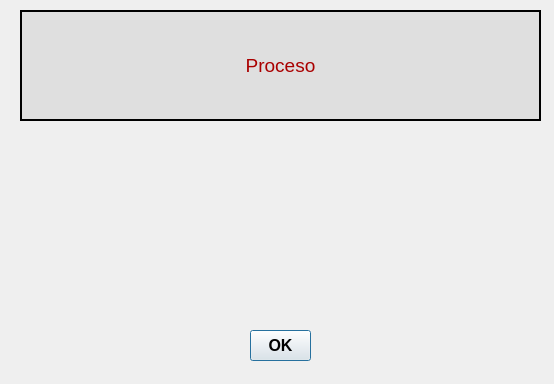
<?xml version="1.0" encoding="UTF-8"?>
<ui version="4.0">
 <class>Formulario</class>
 <widget class="QDialog" name="Formulario">
  <property name="geometry">
   <rect>
    <x>0</x>
    <y>0</y>
    <width>554</width>
    <height>384</height>
   </rect>
  </property>
  <property name="font">
   <font>
    <family>Arial</family>
   </font>
  </property>
  <property name="windowTitle">
   <string>Acerca de ACB DEM</string>
  </property>
  <property name="windowIcon">
   <iconset>
    <normaloff>../icons/help.png</normaloff>../icons/help.png</iconset>
  </property>
  <property name="windowOpacity">
   <double>1.000000000000000</double>
  </property>
  <widget class="QPushButton" name="pbCierra">
   <property name="geometry">
    <rect>
     <x>250</x>
     <y>330</y>
     <width>61</width>
     <height>31</height>
    </rect>
   </property>
   <property name="maximumSize">
    <size>
     <width>300</width>
     <height>80</height>
    </size>
   </property>
   <property name="font">
    <font>
     <family>Arial</family>
     <pointsize>12</pointsize>
     <weight>75</weight>
     <bold>true</bold>
    </font>
   </property>
   <property name="text">
    <string>OK</string>
   </property>
   <property name="icon">
    <iconset>
     <normaloff>../icons/book500.png</normaloff>../icons/book500.png</iconset>
   </property>
   <property name="iconSize">
    <size>
     <width>60</width>
     <height>60</height>
    </size>
   </property>
   <property name="autoDefault">
    <bool>true</bool>
   </property>
  </widget>
  <widget class="QLabel" name="lbicon">
   <property name="geometry">
    <rect>
     <x>30</x>
     <y>30</y>
     <width>71</width>
     <height>61</height>
    </rect>
   </property>
   <property name="maximumSize">
    <size>
     <width>200</width>
     <height>200</height>
    </size>
   </property>
   <property name="cursor">
    <cursorShape>ArrowCursor</cursorShape>
   </property>
   <property name="text">
    <string/>
   </property>
   <property name="pixmap">
    <pixmap>../icons/ICONACBDEM.png</pixmap>
   </property>
   <property name="scaledContents">
    <bool>true</bool>
   </property>
   <property name="alignment">
    <set>Qt::AlignCenter</set>
   </property>
   <property name="openExternalLinks">
    <bool>false</bool>
   </property>
  </widget>
  <widget class="QLabel" name="lbproceso1">
   <property name="geometry">
    <rect>
     <x>10</x>
     <y>140</y>
     <width>531</width>
     <height>71</height>
    </rect>
   </property>
   <property name="font">
    <font>
     <family>Arial</family>
     <pointsize>12</pointsize>
     <weight>75</weight>
     <italic>true</italic>
     <bold>true</bold>
    </font>
   </property>
   <property name="styleSheet">
    <string notr="true">color: rgb(0, 0, 255);</string>
   </property>
   <property name="frameShape">
    <enum>QFrame::NoFrame</enum>
   </property>
   <property name="frameShadow">
    <enum>QFrame::Plain</enum>
   </property>
   <property name="lineWidth">
    <number>1</number>
   </property>
   <property name="text">
    <string>&lt;html&gt;&lt;head/&gt;&lt;body&gt;&lt;p&gt;&lt;br/&gt;&lt;/p&gt;&lt;/body&gt;&lt;/html&gt;</string>
   </property>
   <property name="alignment">
    <set>Qt::AlignCenter</set>
   </property>
  </widget>
  <widget class="QLabel" name="lbproceso">
   <property name="geometry">
    <rect>
     <x>110</x>
     <y>10</y>
     <width>341</width>
     <height>111</height>
    </rect>
   </property>
   <property name="maximumSize">
    <size>
     <width>16777215</width>
     <height>55555</height>
    </size>
   </property>
   <property name="font">
    <font>
     <family>Arial</family>
     <pointsize>14</pointsize>
     <weight>50</weight>
     <italic>false</italic>
     <bold>false</bold>
    </font>
   </property>
   <property name="styleSheet">
    <string notr="true">color: rgb(0, 0, 0);</string>
   </property>
   <property name="frameShape">
    <enum>QFrame::NoFrame</enum>
   </property>
   <property name="frameShadow">
    <enum>QFrame::Plain</enum>
   </property>
   <property name="lineWidth">
    <number>2</number>
   </property>
   <property name="text">
    <string>&lt;html&gt;&lt;head/&gt;&lt;body&gt;&lt;p&gt;&lt;span style=&quot; color:#aa0000;&quot;&gt;Proceso&lt;/span&gt;&lt;/p&gt;&lt;/body&gt;&lt;/html&gt;</string>
   </property>
   <property name="alignment">
    <set>Qt::AlignCenter</set>
   </property>
  </widget>
  <widget class="QLabel" name="lbproceso2">
   <property name="geometry">
    <rect>
     <x>10</x>
     <y>220</y>
     <width>531</width>
     <height>91</height>
    </rect>
   </property>
   <property name="font">
    <font>
     <family>Arial</family>
     <pointsize>12</pointsize>
     <weight>75</weight>
     <italic>true</italic>
     <bold>true</bold>
    </font>
   </property>
   <property name="styleSheet">
    <string notr="true">color: rgb(0, 0, 255);</string>
   </property>
   <property name="frameShape">
    <enum>QFrame::NoFrame</enum>
   </property>
   <property name="frameShadow">
    <enum>QFrame::Plain</enum>
   </property>
   <property name="lineWidth">
    <number>1</number>
   </property>
   <property name="midLineWidth">
    <number>1</number>
   </property>
   <property name="text">
    <string>&lt;html&gt;&lt;head/&gt;&lt;body&gt;&lt;p&gt;&lt;br/&gt;&lt;/p&gt;&lt;/body&gt;&lt;/html&gt;</string>
   </property>
   <property name="alignment">
    <set>Qt::AlignCenter</set>
   </property>
  </widget>
  <widget class="QLabel" name="lbicon_2">
   <property name="geometry">
    <rect>
     <x>460</x>
     <y>30</y>
     <width>71</width>
     <height>61</height>
    </rect>
   </property>
   <property name="maximumSize">
    <size>
     <width>200</width>
     <height>200</height>
    </size>
   </property>
   <property name="cursor">
    <cursorShape>ArrowCursor</cursorShape>
   </property>
   <property name="text">
    <string/>
   </property>
   <property name="pixmap">
    <pixmap>../icons/work-in-progress.png</pixmap>
   </property>
   <property name="scaledContents">
    <bool>true</bool>
   </property>
   <property name="alignment">
    <set>Qt::AlignCenter</set>
   </property>
   <property name="openExternalLinks">
    <bool>false</bool>
   </property>
  </widget>
  <widget class="QLabel" name="lbmarco">
   <property name="geometry">
    <rect>
     <x>20</x>
     <y>10</y>
     <width>521</width>
     <height>111</height>
    </rect>
   </property>
   <property name="maximumSize">
    <size>
     <width>16777215</width>
     <height>55555</height>
    </size>
   </property>
   <property name="font">
    <font>
     <family>Cascadia Code</family>
     <pointsize>18</pointsize>
     <weight>75</weight>
     <italic>true</italic>
     <bold>true</bold>
    </font>
   </property>
   <property name="styleSheet">
    <string notr="true">background-color: rgb(223, 223, 223);</string>
   </property>
   <property name="frameShape">
    <enum>QFrame::Box</enum>
   </property>
   <property name="frameShadow">
    <enum>QFrame::Plain</enum>
   </property>
   <property name="lineWidth">
    <number>2</number>
   </property>
   <property name="text">
    <string>&lt;html&gt;&lt;head/&gt;&lt;body&gt;&lt;p&gt;&lt;br/&gt;&lt;/p&gt;&lt;/body&gt;&lt;/html&gt;</string>
   </property>
   <property name="alignment">
    <set>Qt::AlignCenter</set>
   </property>
  </widget>
  <zorder>lbmarco</zorder>
  <zorder>lbproceso</zorder>
  <zorder>pbCierra</zorder>
  <zorder>lbicon</zorder>
  <zorder>lbproceso1</zorder>
  <zorder>lbproceso2</zorder>
  <zorder>lbicon_2</zorder>
 </widget>
 <resources/>
 <connections/>
</ui>
